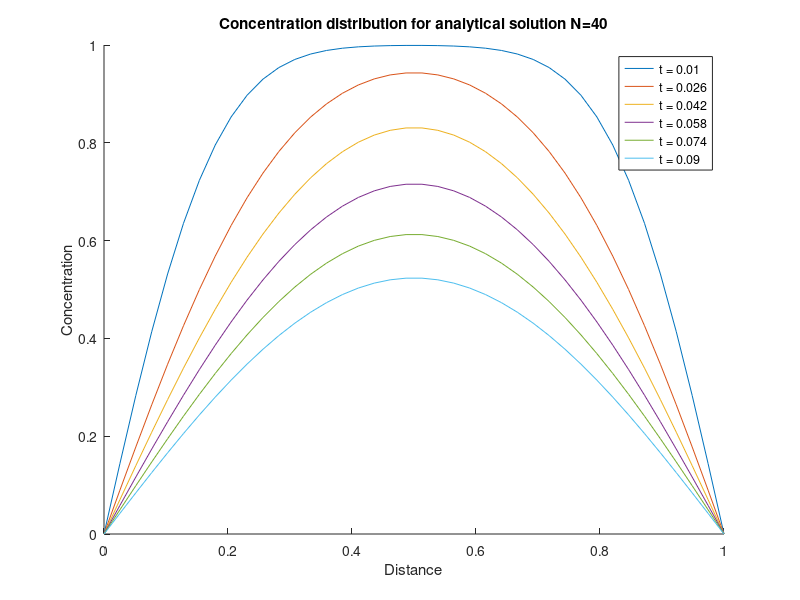

The MATLAB source for this figure: (Note: this script raises an error after producing the figure.)
clear all
%% Question 3
% Heat equation using Crank-Nicholson discretization 

%% Compute the Concentration matrix for the analytical solution
%Define the constant values N,D,L,Co,t,n

N = 40;            %Number of points in the domain
D = 1;             %Diffusivity constant
L = 1;             %Length of the domain
Co = 1;            %Initial Concentration
t = 0.1;           %Discretization time
n = 100;           %Number of time steps
DeltaT = t/n;      %Increment of time
DeltaX = L/(N-1);  %Increment of space
S = 0;             %Initialazation of a variable to Summation term

%Loop over the Fourier series 
for j = 1:n %We loop over each time step
    T = DeltaT*j;
    for i = 1:N-2 
        x = DeltaX*i;
        for m = 1:n  %Compute sumation terms from m=1 truncating at m=100 
            %We assign each term of the summation factor to a variable, in
            %order to be have a clear code
            Y = (D*((2*m)-1)^2*(pi^2)*T/(L^2)); 
            P = (((2*m)-1)*pi*x)/(L);
            Q = 1/(((2*m)-1)*pi);
            S = S + (Q*exp(-Y)*sin(P));
            Y = 0;
        end
        C_a(i,j) = 4*Co*S;
        S = 0;
    end
end

%Add boundary conditions in the first and last point, 
%which are specified as zero

Ci=0;
Cf=0;
C_a = [Ci*ones(1,n);C_a;Cf*ones(1,n)];

X = linspace(0,1,N);  %Space vector to plot the specified number of points

figure (1)
hold on

for j=10:16:100 %Plot concentration distribution for different time steps
 T = DeltaT*j;
 time = ['t = ', num2str(T)];
 plot(X, C_a(:,j), 'DisplayName',time)
 title('Concentration distribution for analytical solution N=40');
 ylabel('Concentration');
 xlabel('Distance');
end
hold off
legend show

%% Compute the Concentration matrix for the numerical solution

B = Matrix1D(N);                    % Sparse Matrix using  Matrix1D.m

sigma = D * (DeltaT/((DeltaX)^2));  %Sigma value otbtained from DT and DX
I = eye(size(B,1));                 %Identity matrix of the size of B
Z1 = (I +(sigma/2) * B);            %Matrix multipliying C^(n+1)
Z2 = (I -(sigma/2) * B);            %Matrix multipliying C^(n)
C_n=Co*ones(N-2,n);                 %Initialize concentration values at 0

U = spfa_tridiag(Z1);               %Obtain U matrix to solve Ax=b problem
                                    %It is computed using spfa_tridiag.m

                           
for j = 1:n-1                       %Loop until number of time steps=100
    b = Z2*C_n(:,j);                %Compute column vecctor solution b
    C_n(:,j+1) = spsl_tridiag(U, b);%Compute the new concentration solving   
end                                 %Ax=b using spsl_triridiag.m
                            
%Add boundary conditions in the first and last point, 
%which are specified as zero

Ci = 0;
Cf = 0;
C_n = [Ci*ones(1,n);C_n;Cf*ones(1,n)];

figure (2)
hold on

for j=10:15:100 %Plot concentration distribution for different time steps
 T = DeltaT*j;
 time = ['t = ', num2str(T)];
 plot(X, C_n(:,j), 'DisplayName',time)
 title('Concentration distribution for numerical solution N=40');
 ylabel('Concentration');
 xlabel('Distance');
end
hold off
legend show

%% Plots

figure (3)

subplot(3,2,1); plot(X, C_a(:,10),'b',X,C_n(:,10),'r'), title('t=0.01s'),axis([0 1 0 1]),xticks([0 0.1 0.2 0.3 0.4 0.5 0.6 0.7 0.8 0.9 1]), yticks([0 0.2 0.4 0.6 0.8 1])
ylabel('Concentration');
xlabel('Distance');

subplot(3,2,2); plot(X, C_a(:,30),'b',X,C_n(:,30),'r'), title('t=0.03s'),axis([0 1 0 1]),xticks([0 0.1 0.2 0.3 0.4 0.5 0.6 0.7 0.8 0.9 1]), yticks([0 0.2 0.4 0.6 0.8 1])
ylabel('Concentration');
xlabel('Distance');

subplot(3,2,3); plot(X, C_a(:,50),'b',X,C_n(:,50),'r'), title('t=0.05s'),axis([0 1 0 1]),xticks([0 0.1 0.2 0.3 0.4 0.5 0.6 0.7 0.8 0.9 1]), yticks([0 0.2 0.4 0.6 0.8 1])
ylabel('Concentration');
xlabel('Distance');

subplot(3,2,4); plot(X, C_a(:,70),'b',X,C_n(:,70),'r'), title('t=0.07s'),axis([0 1 0 1]),xticks([0 0.1 0.2 0.3 0.4 0.5 0.6 0.7 0.8 0.9 1]), yticks([0 0.2 0.4 0.6 0.8 1])
ylabel('Concentration');
xlabel('Distance');

subplot(3,2,5); plot(X, C_a(:,90),'b',X,C_n(:,90),'r'), title('t=0.09s'),axis([0 1 0 1]),xticks([0 0.1 0.2 0.3 0.4 0.5 0.6 0.7 0.8 0.9 1]), yticks([0 0.2 0.4 0.6 0.8 1])
ylabel('Concentration');
xlabel('Distance');

subplot(3,2,6); plot(X, C_a(:,100),'b',X,C_n(:,100),'r'), title('t=0.1s'),axis([0 1 0 1]),xticks([0 0.1 0.2 0.3 0.4 0.5 0.6 0.7 0.8 0.9 1]), yticks([0 0.2 0.4 0.6 0.8 1])
ylabel('Concentration');
xlabel('Distance');

sgtitle('Concentration for analytical and numerical solution with N=40')
